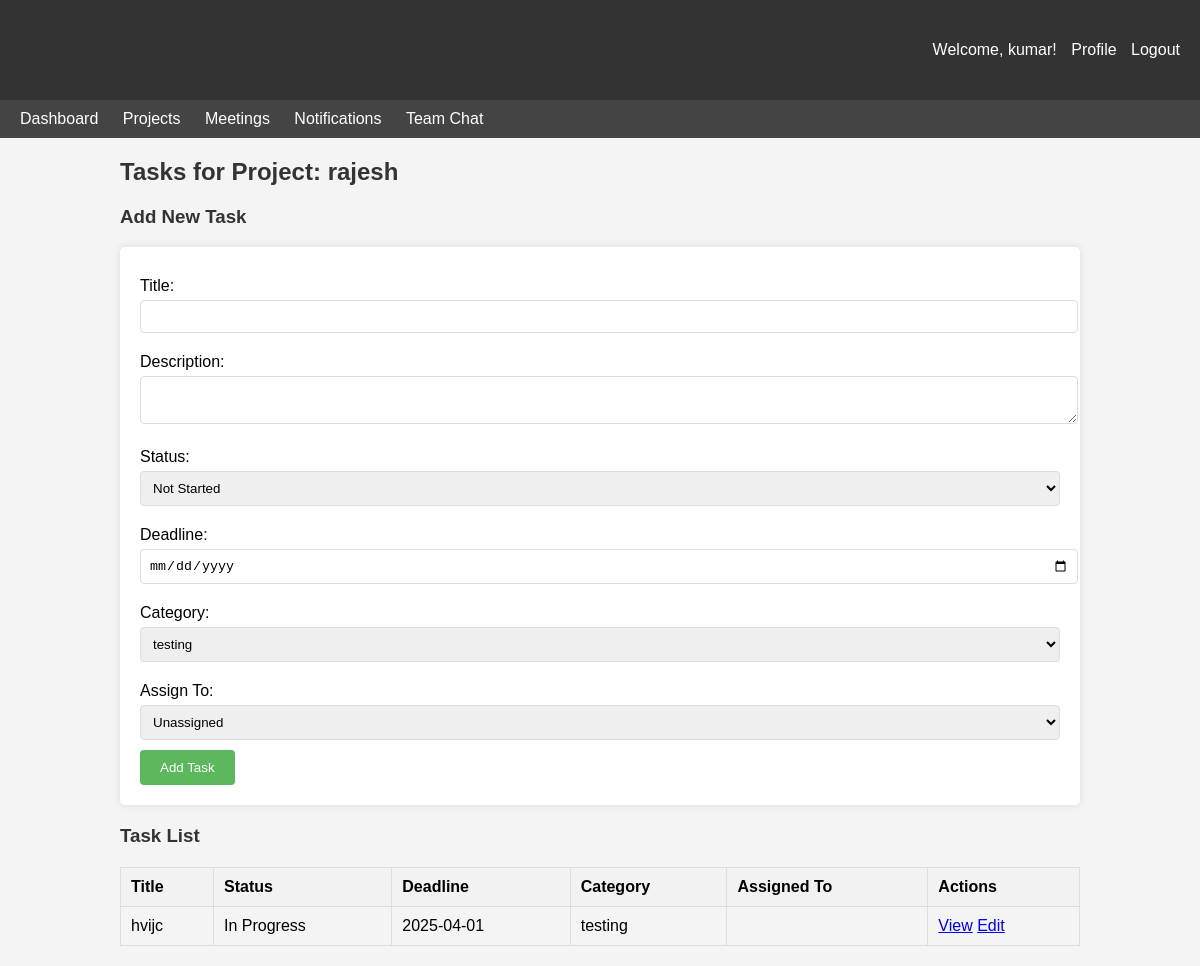
The app's page /projects/1/tasks (signed in) with its own data.
### app.py (models this page shows, shortened)
class User(db.Model):
    id = db.Column(db.Integer, primary_key=True)
    username = db.Column(db.String(80), unique=True, nullable=False)
    email = db.Column(db.String(120), unique=True, nullable=False)
    password = db.Column(db.String(200), nullable=False)
    is_admin = db.Column(db.Boolean, default=False)
    team_id = db.Column(db.Integer, db.ForeignKey('team.id'), nullable=True)
    assignments = db.relationship('Assignment', backref='assigned_user', lazy=True)
    timelogs = db.relationship('Timelog', backref='user', lazy=True)
    reviews_received = db.relationship('PerformanceReview',
                                      foreign_keys='PerformanceReview.user_id',
                                      backref='reviewed_user', lazy=True)
    reviews_given = db.relationship('PerformanceReview',
                                   foreign_keys='PerformanceReview.reviewer_id',
                                   backref='reviewer', lazy=True)
    chats = db.relationship('Teamchat', backref='sender', lazy=True)
    notifications = db.relationship('Notification', backref='user', lazy=True)
    feedback = db.relationship('Feedback', backref='user', lazy=True)
    files = db.relationship('File', backref='uploader', lazy=True)
    comments = db.relationship('Comment', backref='user', lazy=True)
    progress_reports = db.relationship('ProgressReport', backref='submitter', lazy=True)

class Project(db.Model):
    id = db.Column(db.Integer, primary_key=True)
    name = db.Column(db.String(100), nullable=False)
    description = db.Column(db.Text, nullable=True)
    start_date = db.Column(db.DateTime, nullable=False)
    end_date = db.Column(db.DateTime, nullable=False)
    status = db.Column(db.String(20), nullable=False, default='Initiated')  # Initiated, In Progress, On Hold, Execution Completed
    client_id = db.Column(db.Integer, db.ForeignKey('client.id'), nullable=False)
    tasks = db.relationship('Task', backref='project', lazy=True)
    assignments = db.relationship('Assignment', backref='project', lazy=True)
    timelogs = db.relationship('Timelog', backref='project', lazy=True)
    feedback = db.relationship('Feedback', backref='project', lazy=True)
    budgets = db.relationship('Budget', backref='project', lazy=True)
    schedules = db.relationship('Schedule', backref='project', lazy=True)
    meetings = db.relationship('Meeting', backref='project', lazy=True)
    milestones = db.relationship('Milestone', backref='project', lazy=True)
    risk_assessments = db.relationship('RiskAssessment', backref='project', lazy=True)
    status_updates = db.relationship('ProjectStatus', backref='project', lazy=True)
    resources = db.relationship('Resource', backref='project', lazy=True)
    progress_reports = db.relationship('ProgressReport', backref='project', lazy=True)
    files = db.relationship('File', backref='project', lazy=True)

class Task(db.Model):
    id = db.Column(db.Integer, primary_key=True)
    title = db.Column(db.String(100), nullable=False)
    description = db.Column(db.Text, nullable=True)
    status = db.Column(db.String(20), nullable=False, default='Not Started')  # Not Started, In Progress, On Hold, Completed
    deadline = db.Column(db.DateTime, nullable=False)
    project_id = db.Column(db.Integer, db.ForeignKey('project.id'), nullable=False)
    category_id = db.Column(db.Integer, db.ForeignKey('task_category.id'), nullable=False)
    assigned_to = db.Column(db.Integer, db.ForeignKey('user.id'), nullable=True)
    timelogs = db.relationship('Timelog', backref='task', lazy=True)
    comments = db.relationship('Comment', backref='task', lazy=True)

class TaskCategory(db.Model):
    id = db.Column(db.Integer, primary_key=True)
    name = db.Column(db.String(50), nullable=False)
    description = db.Column(db.Text, nullable=True)
    tasks = db.relationship('Task', backref='category', lazy=True)

### app.py (the view, shortened to what this page needs)
@app.route('/projects/<int:project_id>/tasks', methods=['GET', 'POST'])
def project_tasks(project_id):
    if 'user_id' not in session:
        flash('Please log in first', 'warning')
        return redirect(url_for('login'))
    project = Project.query.get_or_404(project_id)
    if not session.get('is_admin'):
        assignments = Assignment.query.filter_by(user_id=session['user_id'], project_id=project_id).first()
        if not assignments:
            flash('You do not have access to this project', 'danger')
            return redirect(url_for('projects'))
    tasks = Task.query.filter_by(project_id=project_id).all()
    categories = TaskCategory.query.all()
    team_members = User.query.join(Assignment).filter(Assignment.project_id == project_id).all()
    return render_template('projects/tasks.html',
                          project=project,
                          tasks=tasks,
                          categories=categories,
                          team_members=team_members)

### templates/projects/tasks.html (shortened to what this page needs)
<!DOCTYPE html>
<html lang="en">
<head>
    <link rel="stylesheet" href="{{ url_for('static', filename='css/style.css') }}">
</head>
<body>
    <header>
        <h1>CloudSprint</h1>
        <div>
            <span>Welcome, {{ session.username }}!</span>
            <a href="{{ url_for('profile') }}">Profile</a>
            <a href="{{ url_for('logout') }}">Logout</a>
        </div>
    </header>
    <nav>
        <a href="{{ url_for('dashboard') }}">Dashboard</a>
        <a href="{{ url_for('projects') }}">Projects</a>
        <a href="{{ url_for('meetings') }}">Meetings</a>
        <a href="{{ url_for('notifications') }}">Notifications</a>
        <a href="{{ url_for('chat') }}">Team Chat</a>
    </nav>
    <div class="container">
        <h2>Tasks for Project: {{ project.name }}</h2>
        <h3>Add New Task</h3>
        <form method="POST" action="{{ url_for('project_tasks', project_id=project.id) }}">
            <label for="title">Title:</label>
            <input type="text" id="title" name="title" required>
            <label for="description">Description:</label>
            <textarea id="description" name="description"></textarea>
            <label for="status">Status:</label>
            <select id="status" name="status" required>
                <option value="Not Started">Not Started</option>
            </select>
            <label for="deadline">Deadline:</label>
            <input type="date" id="deadline" name="deadline" required>
            <label for="category_id">Category:</label>
            <select id="category_id" name="category_id" required>
                {% for category in categories %}
                    <option value="{{ category.id }}">{{ category.name }}</option>
                {% endfor %}
            </select>
            <label for="assigned_to">Assign To:</label>
            <select id="assigned_to" name="assigned_to">
                <option value="">Unassigned</option>
            </select>
            <button type="submit">Add Task</button>
        </form>
        <h3>Task List</h3>
        {% if tasks %}
            <table>
                <thead>
                    <tr>
                        <th>Title</th>
                        <th>Status</th>
                        <th>Deadline</th>
                        <th>Category</th>
                        <th>Assigned To</th>
                        <th>Actions</th>
                    </tr>
                </thead>
                <tbody>
                    {% for task in tasks %}
                        <tr>
                            <td>{{ task.title }}</td>
                            <td>{{ task.status }}</td>
                            <td>{{ task.deadline.strftime('%Y-%m-%d') }}</td>
                            <td>{{ task.category.name }}</td>
                            <td>{{ task.assigned_to.username if task.assigned_to else 'Unassigned' }}</td>
                            <td>
                                <a href="{{ url_for('task_details', task_id=task.id) }}">View</a>
                                <a href="{{ url_for('edit_task', task_id=task.id) }}">Edit</a>
                            </td>
                        </tr>
                    {% endfor %}
                </tbody>
            </table>
        {% else %}
            <p>No tasks found.</p>
        {% endif %}
    </div>
</body>
</html>

### static/css/style.css (style rules this page uses)
body { font-family: Arial, sans-serif; margin: 0; padding: 0; background-color: #f4f4f4; }
header { background-color: #333; color: white; padding: 10px 20px; display: flex; justify-content: space-between; align-items: center; }
header a { color: white; text-decoration: none; margin-left: 10px; }
nav { background-color: #444; padding: 10px; }
nav a { color: white; text-decoration: none; margin: 0 10px; }
.container { width: 80%; margin: 20px auto; }
h1, h2, h3 { color: #333; }
table { width: 100%; border-collapse: collapse; margin: 20px 0; }
table, th, td { border: 1px solid #ddd; }
th, td { padding: 10px; text-align: left; }
th { background-color: #f2f2f2; }
form { background-color: white; padding: 20px; border-radius: 5px; box-shadow: 0 0 10px rgba(0,0,0,0.1); margin-bottom: 20px; }
form label { display: block; margin: 10px 0 5px; }
form input, form select, form textarea { width: 100%; padding: 8px; margin-bottom: 10px; border: 1px solid #ddd; border-radius: 4px; }
form button { background-color: #5cb85c; color: white; padding: 10px 20px; border: none; border-radius: 4px; cursor: pointer; }

### records on screen
User: username "kumar"
Project: name "rajesh"
Task: title "hvijc", status "In Progress", deadline "2025-04-01", category.name "testing"

### other values on screen
form field category_id "testing"
